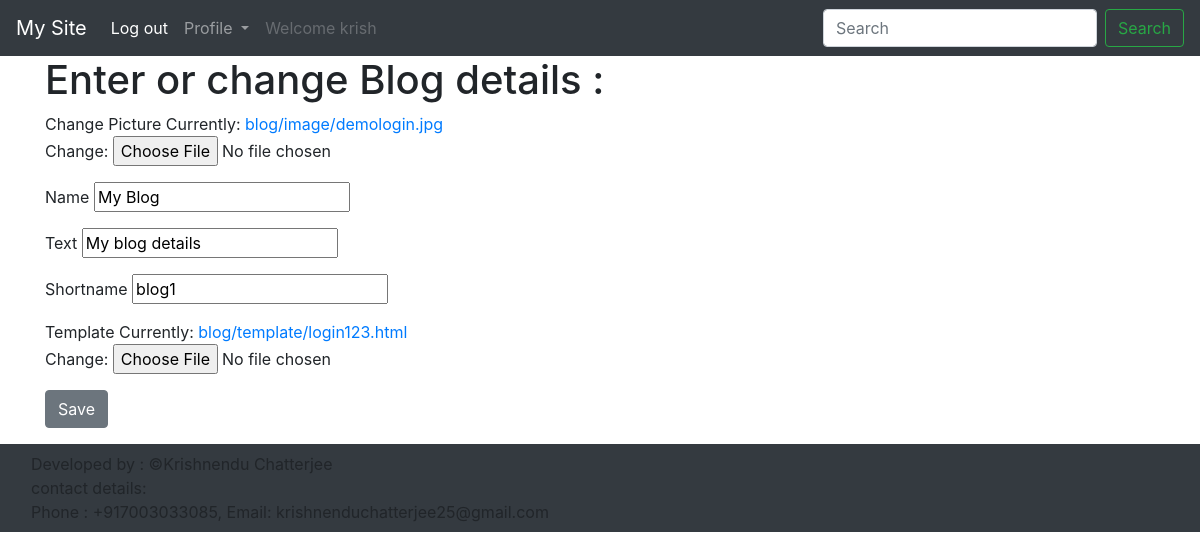
Screenshot of /blog/blog1/edit (signed in) with the database file from the repository.
### apps/models.py (models this page shows, shortened)
class Blog(models.Model):
    image = models.ImageField(upload_to='blog/image/')
    name = models.CharField(max_length=100)
    text = models.TextField()
    shortname =  models.CharField(max_length=20)
    template = models.FileField(upload_to='blog/template/')

class Account(AbstractBaseUser):
    email = models.EmailField(verbose_name='email' , max_length=60 , unique=True)
    username = models.CharField(max_length=60 , unique=True)
    date_joined = models.DateTimeField(verbose_name='date joined', auto_now_add=True)
    last_login = models.DateTimeField(verbose_name='last login', auto_now=True )
    is_admin = models.BooleanField(default=False)
    is_active = models.BooleanField(default=True)
    is_staff = models.BooleanField(default=False)
    is_superuser = models.BooleanField(default=False)
    first_name = models.CharField(max_length=50)
    last_name = models.CharField(max_length=50 , default='')
    country = models.CharField(max_length=50 , default='')
    phone_number = models.IntegerField(default=0)
    USERNAME_FIELD = 'email'
    REQUIRED_FIELDS = ['username','first_name','last_name']
    objects = MyAccountManager()

### apps/views.py (the view)
# urls.py: path('blog/<str:shortname>/edit',views.editblog, name='editblog'),
def editblog(req,shortname):
    if( not req.user.is_authenticated or not req.user.is_admin ):
        return redirect('%s?next=%s' % (settings.LOGIN_URL, req.path))
    id=Blog.objects.get(shortname=shortname).id
    instance =get_object_or_404(Blog, id=id)
    form=BlogForm(req.POST or None, req.FILES or None ,instance=instance)
    if form.is_valid():
        form.save()
        return redirect('/')
    ob1={'form' : form}
    ob1.update(navbar(req))
    return render(req,'editblog.html',ob1)

### apps/forms.py
class BlogForm(forms.ModelForm):
    image = forms.ImageField(label="Change Picture" , required=True , )
    name = forms.CharField(max_length=100 , required=True , )
    text = forms.CharField(widget=forms.TextInput() , required=True , )
    shortname = forms.CharField(max_length=20 , required=True , )
    template = forms.FileField(required=True, )
    class Meta:
        model = Blog
        fields=('image','name','text','shortname','template')

### apps/views.py (called while the page is built)
def navbar(req):
    log='Log in'
    url='login'
    username='login'
    name='Krishnendu Chatterjee'
    phone_number='+917003033085'
    email='krishnenduchatterjee25@gmail.com'
    welcome=''
    admin=False
    if req.user.is_authenticated:
        log='Log out'
        url='logout'
        username=req.user.username
        admin=req.user.is_admin
        welcome='Welcome '+username
    nav={ 'profile' : { 'name' : 'Profile' , 'url' : username , 'welcome' : welcome , 'admin' : admin},
    'log' : { 'name' : log , 'url' : url},
    'register' : {'name' : 'Register' , 'url' : 'register'},
    'copyright' : { 'name' : name , 'phone_number' : phone_number , 'email' : email ,}
    }
    return nav

### templates/editblog.html (shortened to what this page needs)
{% extends 'base.html' %}
{% block content %}
        <form  method="post" class="container" enctype="multipart/form-data">
            <div class="contain">
                <h1>Enter or change Blog details :</h1>
                <div class="row">
                    <div class="col">
                        <div class="box">
                            {% for field in form %}
                                <div class="field">
                                    <span class="text" for="{{ field.id_for_label }}"> {{ field.label }}</span>
                                    {{ field }}
                                </div>
                            {% endfor %}
                            <button type='submit' class="btn btn-secondary">Save</button>
                        </div>
                    </div>
                </div>
            </div>
        </form>
        {% endblock %}

### templates/base.html (shortened to what this page needs)
<!doctype html>
<html lang="en">
  <head>
    <link rel="stylesheet" href="https://stackpath.bootstrapcdn.com/bootstrap/4.4.1/css/bootstrap.min.css">
    <nav class="navbar navbar-expand-lg navbar-dark bg-dark">
      <a class="navbar-brand" href="/">My Site</a>
      <div class="collapse navbar-collapse" id="navbarSupportedContent">
        <ul class="navbar-nav mr-auto">
          <li class="nav-item active">
            <a class="nav-link" href="/{{log.url}}">{{log.name }}<span class="sr-only">(current)</span></a>
          </li>
          {% if not profile.welcome %}
          <li class="nav-item">
            <a class="nav-link" href="/{{register.url}}">{{ register.name }}</a>
          </li>
          {% else %}
          <li class="nav-item dropdown">
            <a class="nav-link dropdown-toggle" href="" id="navbarDropdown" role="button" data-toggle="dropdown" aria-haspopup="true" aria-expanded="false">
              Profile
            </a>
          </li>
          <li class="nav-item">
            <a class="nav-link disabled" href="" tabindex="-1" aria-disabled="true">{{ profile.welcome }}</a>
          </li>
          {% endif %}
        </ul>
        <form class="form-inline my-2 my-lg-0">
          <input class="form-control mr-sm-2" type="search" placeholder="Search" aria-label="Search">
          <button class="btn btn-outline-success my-2 my-sm-0" type="submit">Search</button>
        </form>
      </div>
    </nav>
  </head>
  <body>
    {% block content %}
    {% endblock %}
  </body>
  <footer class="navbar navbar-expand-lg navbar-dark bg-dark">
    <div class="footer-copyright">
      <div class="container">
      Developed by : ©{{copyright.name}}<br>
      contact details:<br>Phone :
      {{copyright.phone_number}}, Email:
      {{copyright.email}} <br>
      </div>
    </div>
  </footer>
</html>

### rows the page displays
Blog: form "My Blog" "My blog details" "blog1"
Account: email "krishnenduchatterjee25@gmail.com"

### other values shown
{{ log.name }} "Log out"
{{ profile.welcome }} "Welcome krish"
{{ field.label }} "Change Picture" "Name" "Text" "Shortname" "Template"
{{ copyright.name }} "Krishnendu Chatterjee"
{{ copyright.phone_number }} "+917003033085"
